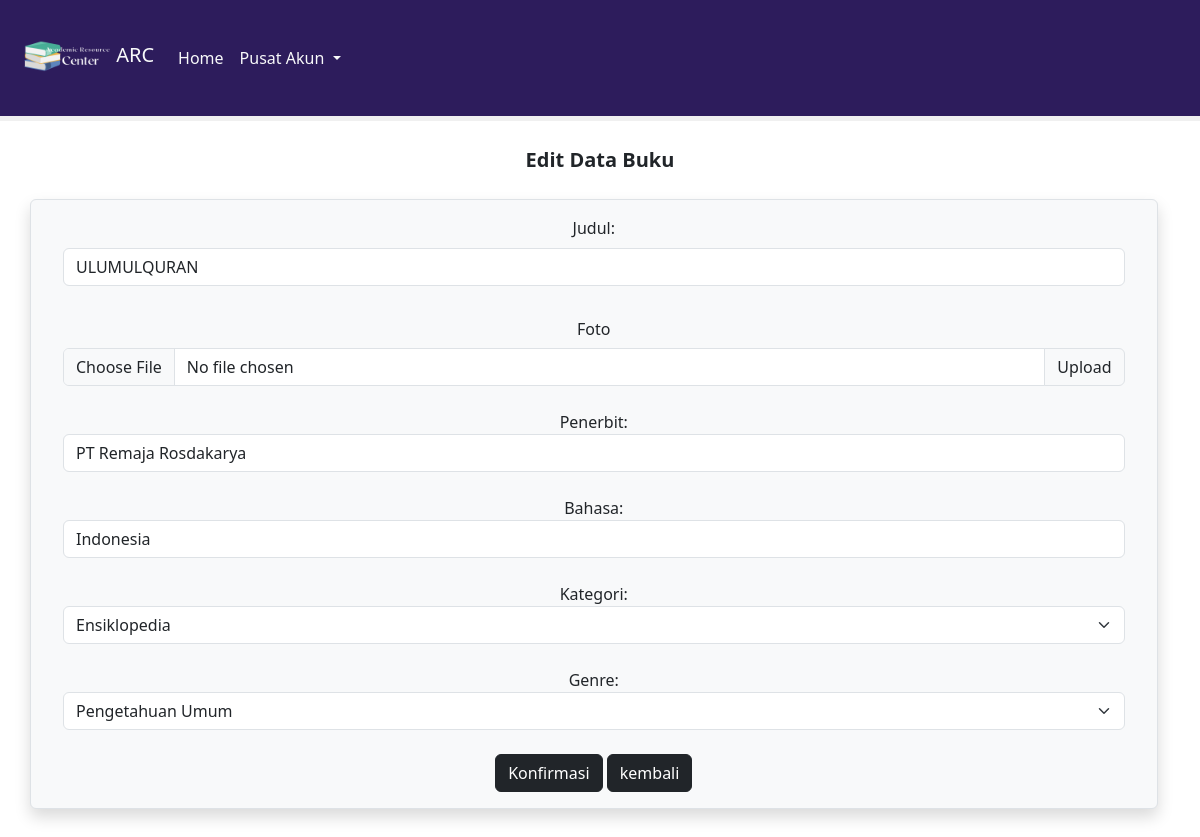
Screenshot of /proyek/edit.php?id_buku=18 (signed in) with the database file from the repository.
### tables this page shows
CREATE TABLE `buku` (
  `id_buku` int(11) NOT NULL,
  `judul` varchar(50) NOT NULL,
  `foto` text NOT NULL,
  `penerbit` varchar(50) NOT NULL,
  `bahasa` varchar(50) NOT NULL,
  `id_kategori` varchar(11) NOT NULL,
  `id_genre` varchar(11) NOT NULL,
  `deskripsi` text NOT NULL,
  `statuss` varchar(20) NOT NULL
);

### proyek/edit.php (the view, shortened to what this page needs)
<!DOCTYPE html>
<html>
<head>
    <link rel="stylesheet" type="text/css" href="custom.css">
    <link href="https://cdn.jsdelivr.net/npm/bootstrap@5.3.0-alpha3/dist/css/bootstrap.min.css" rel="stylesheet"
>
</head>
<body>
    <nav class="navbar navbar-expand-lg">
        <div class="container-fluid">
            <div>
                <img src="logo.png" width="100" height="100">
                <a class="navbar-brand text-light" href="#">ARC</a>
            </div>
            <div class="collapse navbar-collapse" id="navbarSupportedContent">
                <ul class="navbar-nav me-auto mb-2 mb-lg-0">
                    <li class="nav-item">
                        <a class="nav-link active text-light" aria-current="page" href="index.php">Home</a>
                    </li>
                    <li class="nav-item dropdown">
                        <a class="nav-link dropdown-toggle text-light" href="#" role="button" data-bs-toggle="dropdown"
                            aria-expanded="false">
                            Pusat Akun
                        </a>
                    </li>
                </ul>
            </div>
        </div>
    </nav>
    <div id="progress-bar">
    </div>
    <p class="my-4" style="text-align: center; font-size:20px"><b>Edit Data Buku</b>
    <div class="container text-center">
        <div class="row align-items-end">
            <div class="col border shadow p-3 mb-5 bg-body-tertiary rounded px-2">
                <div class="auto__item">
                    <div class="container px-4 text-center">
                        <?php
                        include 'koneksi.php';
                        $id_buku = $_GET['id_buku'];
                        $data = mysqli_query($connection, "SELECT * FROM buku WHERE id_buku='$id_buku'");
                        while ($hasil = mysqli_fetch_array($data)) {
                            ?>
                            <form method="POST" action="prosesedit.php" enctype="multipart/form-data">
                                <label for="judul" class="form-label">Judul:</label>
                                <input type="text" class="form-control" id="judul" name="judul"
                                    value="<?php echo $hasil['judul']; ?>"><br>
                                <label for="foto_buku" class="col-sm-2 col-form-label">Foto</label>
                                <div class="input-group">
                                    <input type="file" class="form-control" name="foto_buku" id="foto_buku"
                                        accept="image/*">
                                    <label class="input-group-text" for="inputGroupFile02">Upload</label>
                                </div><br>
                                <label for="penerbit">Penerbit:</label>
                                <input type="text" class="form-control" id="penerbit" name="penerbit"
                                    value="<?php echo $hasil['penerbit']; ?>"><br>
                                <label for="bahasa">Bahasa:</label>
                                <input type="text" class="form-control" id="bahasa" name="bahasa"
                                    value="<?php echo $hasil['bahasa']; ?>"><br>
                                <label for="kategori">Kategori:</label>
                                <div>
                                    <select required class="form-select" aria-label="Default select example" name="kategori"
                                        id="kategori">
                                        <option <?php if ($hasil['id_kategori'] == '1201') {
                                            echo "selected";
                                        } ?> value="1201">
                                            Ensiklopedia</option>
                                    </select>
                                </div><br>
                                <label for="genre">Genre:</label>
                                <div>
                                    <select required class="form-select" aria-label="Default select example" name="genre"
                                        id="genre">
                                        <option <?php if ($hasil['id_genre'] == '1101') {
                                            echo "selected";
                                        } ?> value="1101">
                                            Pengetahuan Umum</option>
                                    </select>
                                </div><br>
                                <center>
                                    <input type="submit" class="btn btn-dark" value="Konfirmasi">
                                    <a class="btn btn-dark " href="admin.php" role="button">kembali</a>
                                </center>
                            </form>
                        <?php } ?>
                    </div>
                </div>
            </div>
        </div>
    </div>
</body>
</html>

### proyek/custom.css (style rules this page uses)
.navbar { background-color: #2d1c5c; }
#progress-bar { width: 100%; height: 5px; background-color: #f0f0f0; }

### rows the page displays
buku: judul "ULUMULQURAN", penerbit "PT Remaja Rosdakarya", bahasa "Indonesia", kategori "Ensiklopedia", genre "Pengetahuan Umum"
